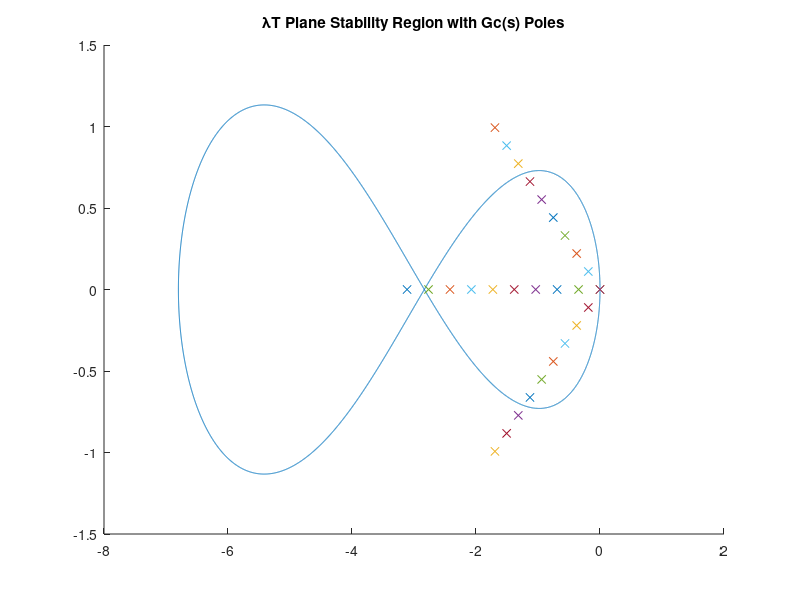
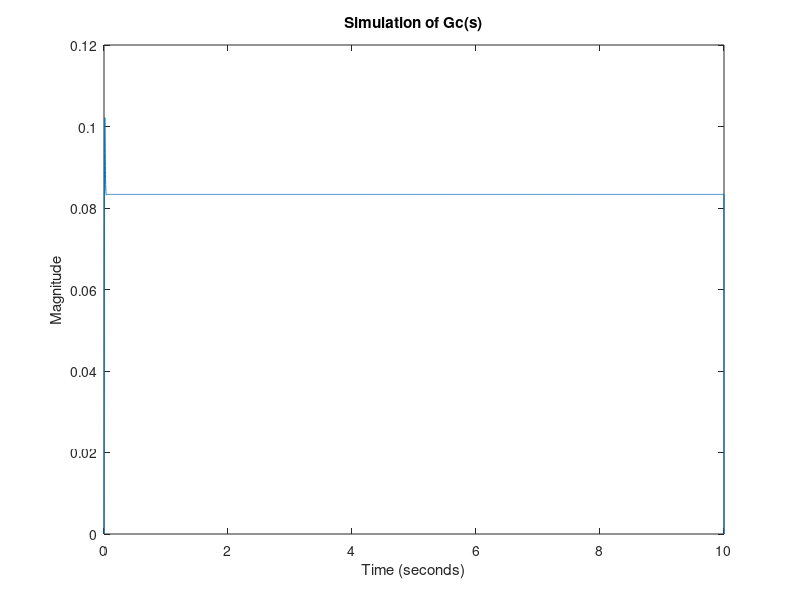

These charts were generated, in order, by the following MATLAB code:
% Midterm Exam: System Simulation
% Written by Josh Humphrey
% Problem 3

clear
b0 = (6/17);
b1 = (11/17);
N = 10000;
theta = linspace(0,2*pi,N+1);
z = exp(1i*theta);
w = (z.^2-z)./(b1*z+b0);
den_GC = [1 6.5 14.4 12];
poles_Gc = roots(den_GC)

p1_xval = -3.1115;
p1_yval = 0;
p2_xval = -1.6943;
p2_yval = 0.9931;
p3_xval = -1.6943;
p3_yval = -0.9931;
T = linspace(0,1,10);

figure(1)
hold on
plot(real(w),imag(w))
for k = 1:10
    title(['Predictor Stability Region; T=',num2str(T(k))])
    plot(T(k)*p1_xval,T(k)*p1_yval,'x')
    plot(T(k)*p2_xval,T(k)*p2_yval,'x')
    plot(T(k)*p3_xval,T(k)*p3_yval,'x')
    pause(1)
end
title('\lambdaT Plane Stability Region with Gc(s) Poles')

T_stable = 0.1;
T_unstable = 1.0;

num = [1 1];
den = den_GC;
[A,B,C,D] = tf2ss(num,den);
t = linspace(0,10,N);

u = ones(1,N);
fx1 = zeros(1,N);
fx2 = zeros(1,N);
fx3 = zeros(1,N);
x1 = zeros(1,N);
x2 = zeros(1,N);
x3 = zeros(1,N);
y = zeros(1,N);

for k = 1:N-1
    fx1(k) = -6.5*x1(k)-14.4*x2(k)-12*x3(k)+u(k);
    fx2(k) = x1(k);
    fx3(k) = x2(k);
    
    x1(k+1) = x1(k) + T_stable*fx1(k);
    x2(k+1) = x2(k) + T_stable*fx2(k);
    x3(k+1) = x3(k) + T_stable*fx3(k);

    y(k) = x2(k)+x3(k);
end

figure(3)
plot(t,y)
title('Simulation of Gc(s)')
ylabel('Magnitude')
xlabel('Time (seconds)')
